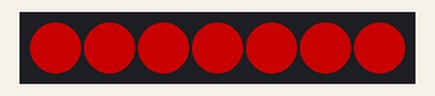
This sketch was run on a simulated Arduino Uno, built with avr-gcc and run on an emulated ATmega328P. Parts: 7 RGB LEDs in strip order, left to right. Dim RGB values are drawn brighter than linear.

Above: at 0.1 s.
At 0.8 s:
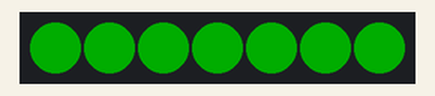
At 1.6 s:
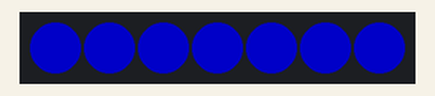
At 2.4 s:
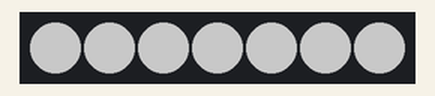
Timing chart, 0 to 40.0 s (numbered marks = the images above):
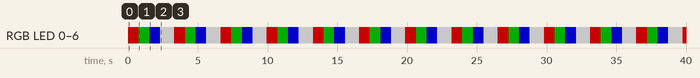

The sketch:

Test-RGB.ino
```cpp
#include <FastLED.h>

CRGB led[7];             // Khai báo mảng đèn Led RGB


int t = 750;


void setup() {
  // Cài đặt kết nối tới đèn Led RGB
  FastLED.addLeds<WS2812B, 13, GRB>(led, 7);
}

void loop() {
    for (int i = 0; i < 7; i++) {
      led[i] = CRGB::Red;
      FastLED.setBrightness(100);
      FastLED.show();
    }
    delay(t);

   for (int i = 0; i < 7; i++) {
      led[i] = CRGB::Green;
      FastLED.setBrightness(100);
      FastLED.show();
    }
    delay(t);                        // thời gian đèn sáng

    for (int i = 0; i < 7; i++) {
        led[i] = CRGB::Blue;
        FastLED.setBrightness(100);
        FastLED.show();
      }
    delay(t);                        // thời gian đèn sáng

   for (int i = 0; i < 7; i++) {
      led[i] = CRGB::White;
      FastLED.setBrightness(100);
      FastLED.show();
    }
    delay(1000);
}
```

Measured:
- by itself, RGB LED 0–6: repeats every 3.3 s: RGB(0, 50, 0) 0.77 s, RGB(0, 0, 100) 0.77 s, RGB(100, 100, 100) 1.0 s, RGB(100, 0, 0) 0.77 s
- by itself, everything shown: repeats every 3.3 s, in 4 steps
- what the display in image 1 shows lasts 0.7 s, from 0.8 s to 1.5 s
